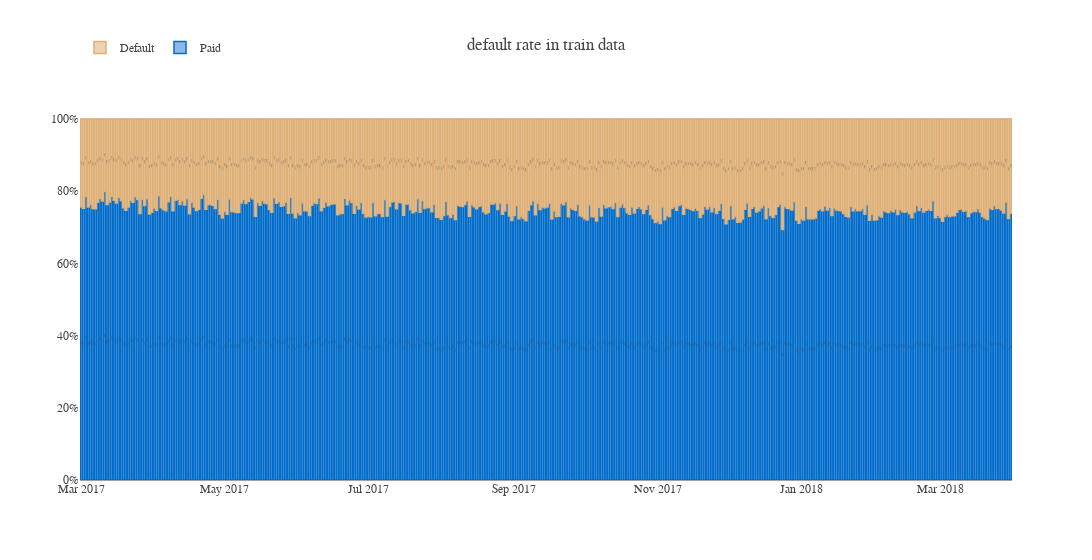

Notebook code for this chart:
### Code cell
# 'S_2' datetime stamp related distribution
target=pd.DataFrame(data={'Default':train.groupby('S_2')['target'].mean()*100})
target['Paid']=np.abs(train.groupby('S_2')['target'].mean()-1)*100
pal, color=['#016CC9','#DEB078'], ['#8DBAE2','#EDD3B3']
temp=dict(layout=go.Layout(font=dict(family="Franklin Gothic", size=12), 
                           height=500, width=1000))
rgb=['rgba'+str(matplotlib.colors.to_rgba(i,0.7)) for i in pal]
fig=go.Figure()
fig.add_trace(go.Bar(x=target.index, y=target.Paid, name='Paid',
                     text=target.Paid, texttemplate='%{text:.0f}%', 
                     textposition='inside',insidetextanchor="middle",
                     marker=dict(color=color[0],line=dict(color=pal[0],width=1.5)),
                     hovertemplate = "<b>%{x}</b><br>Paid accounts: %{y:.2f}%"))
fig.add_trace(go.Bar(x=target.index, y=target.Default, name='Default',
                     text=target.Default, texttemplate='%{text:.0f}%', 
                     textposition='inside',insidetextanchor="middle",
                     marker=dict(color=color[1],line=dict(color=pal[1],width=1.5)),
                     hovertemplate = "<b>%{x}</b><br>Default accounts: %{y:.2f}%"))
fig.update_layout(template=temp,title='default rate in train data', 
                  barmode='relative', yaxis_ticksuffix='%', width=1400,
                  legend=dict(orientation="h", traceorder="reversed", yanchor="bottom",y=1.1,xanchor="left", x=0))
fig.show()

### Figure 1 — Plotly figure (JSON) as saved in the notebook; plotly's stock layout.template omitted (floating-point values rounded to 4 significant figures; data arrays with more than 128 entries replaced by an {"elided": "..."} marker saying what was removed)
{"data": [{"hovertemplate": "<b>%{x}</b><br>Paid accounts: %{y:.2f}%", "insidetextanchor": "middle", "marker": {"color": "#8DBAE2", "line": {"color": "#016CC9", "width": 1.5}}, "name": "Paid", "text": {"elided": "396 float values"}, "textposition": "inside", "texttemplate": "%{text:.0f}%", "type": "bar", "x": {"elided": "396 str values"}, "y": {"elided": "396 float values"}}, {"hovertemplate": "<b>%{x}</b><br>Default accounts: %{y:.2f}%", "insidetextanchor": "middle", "marker": {"color": "#EDD3B3", "line": {"color": "#DEB078", "width": 1.5}}, "name": "Default", "text": {"elided": "396 float values"}, "textposition": "inside", "texttemplate": "%{text:.0f}%", "type": "bar", "x": {"elided": "396 str values"}, "y": {"elided": "396 float values"}}], "layout": {"barmode": "relative", "legend": {"orientation": "h", "traceorder": "reversed", "x": 0, "xanchor": "left", "y": 1.1, "yanchor": "bottom"}, "title": {"text": "default rate in train data"}, "width": 1400, "yaxis": {"ticksuffix": "%"}}}
